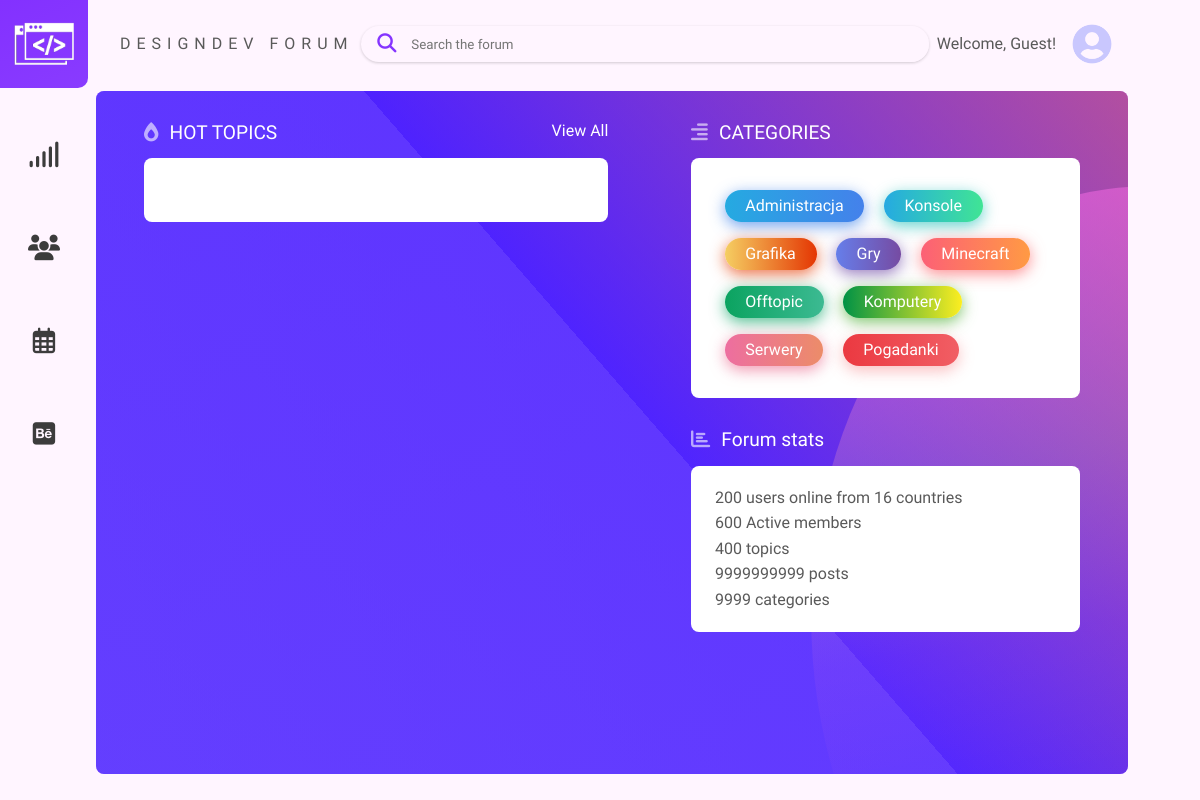
/, run on an earlier commit of the app's database.
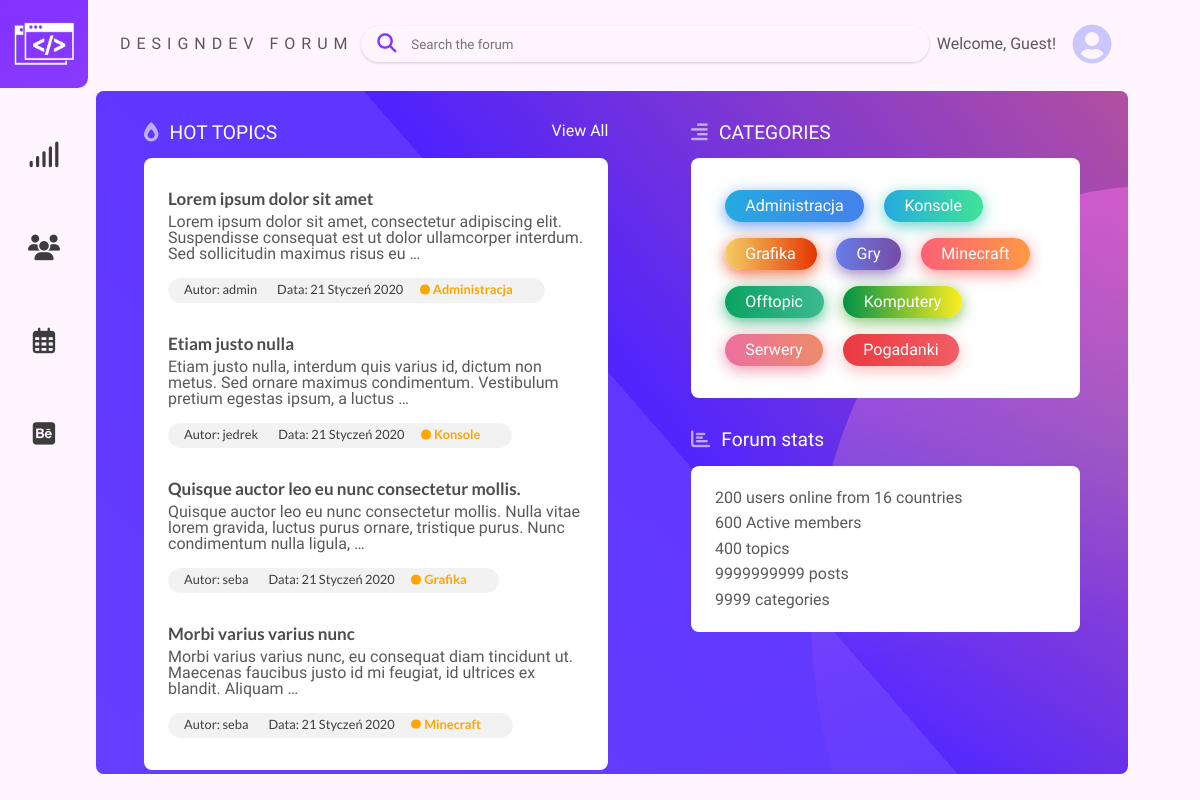
And on a later commit of the database.
### forum/models.py (models this page shows, shortened)
class Categories(models.Model):
    title = models.CharField(max_length=100)
    def __str__(self):
        return self.title

class Topic(models.Model):
    title = models.CharField(max_length=100)
    date_posted = models.DateTimeField(default=timezone.now)
    author = models.ForeignKey(User, on_delete=models.CASCADE)
    category = models.ForeignKey(Categories, on_delete=models.CASCADE)
    content = models.TextField(default="")

### forum/views.py (the view)
# urls.py: path('', CatAndTopicListView.as_view(), name='forum-home'),
class CatAndTopicListView(ListView):
    model = Categories
    template_name = 'forum/home.html'  # <app>/<model>_<viewtype>.html
    def get_context_data(self, *, object_list=None, **kwargs):
        context = super(CatAndTopicListView, self).get_context_data(**kwargs)
        context['categories_obj'] = Categories.objects.all()
        context['topic_obj'] = Topic.objects.all()
        return context

### forum/templates/forum/home.html
{% extends 'forum/base.html' %}
{% block content %}
<section class="section__main__content">
<div class="hot-topics">
    <header class="hot-topics__header">
        <i class="fas fa-burn"></i>
        <h1>HOT TOPICS</h1>
        <a href="#" class="hot-topics__header__button">View All</a>
    </header>
    <ul class="hot-topics__list">
        {% for post in topic_obj %}
        <li class="hot-topics__topic">
            <h2 class="hot-topics__topic__header"><a href="{% url 'topic-detail' post.id %}">{{ post.title }}</a></h2>
            <p class="hot-topics__topic__desc">{{ post.content|truncatewords:20 }}</p>
            <ul class="hot-topics__topic__statistics">
                <div class="hot-topics__topic__statistics__container">
                    <li>Autor: {{ post.author }}</li>
                    <li>Data: {{ post.date_posted|date:'d F Y'}}</li>
                    <li class="section-mark {{ post.category }}">{{ post.category }}</li>
                </div>
            </ul>
        </li>
        {% endfor %}
    </ul>
</div>
<div class="section__main__content__separator"></div>
<div class="section__main__content__right">
    <div class="categories">
        <header class="categories__header">
            <i class="fas fa-align-right"></i>
            <h1>CATEGORIES</h1>
        </header>
        <ul class="categories__list">
            {% for category in categories_obj %}
            <li class="categories__category"><a href="{% url 'topic-category' category.id %}">{{ category.title }}</a>
            </li>
            {% endfor %}
        </ul>
    </div>
    <div class="stats">
        <header class="stats__header">
            <i class="fas fa-chart-bar"></i>
            <h1>Forum stats</h1>
        </header>
        <ul class="stats__list">
            <li class="stats__statistic">200 users online from 16 countries</li>
            <li class="stats__statistic">600 Active members</li>
            <li class="stats__statistic">400 topics</li>
            <li class="stats__statistic">9999999999 posts</li>
            <li class="stats__statistic">9999 categories</li>
        </ul>
    </div>
</div>
<div class="section__main__background bg-group__primary"></div>
<div class="section__main__background bg-group__second"></div>
</section>
{% endblock content %}

### forum/templates/forum/base.html (shortened to what this page needs)
{% load static %}
<!DOCTYPE html>
<html lang="pl">
<head>
    <link rel="stylesheet" href="{% static 'forum/index.css' %}">
</head>
<body>
    <div class="section__container">
        <div class="section__left">
            <nav class="nav__left">
                <div class="brand-logo__container"><img src="{% static 'forum/logo.png' %}" class="brand-logo" alt=""></div>
                <ul class="nav__left__buttons">
                    <li class="nav__left__button">
                        <a href="#" class="nav__left__link"><i class="fas fa-signal"></i></a>
                    </li>
                    <li class="nav__left__button">
                        <a href="#" class="nav__left__link"><i class="fas fa-users"></i></a>
                    </li>
                    <li class="nav__left__button">
                        <a href="#" class="nav__left__link"><i class="far fa-calendar-alt"></i></a>
                    </li>
                    <li class="nav__left__button">
                        <a href="#" class="nav__left__link"><i class="fab fa-behance-square"></i></a>
                    </li>
                </ul>
            </nav>
        </div>
        <div class="section__main">
            <nav class="nav__top">
                <a href="{% url 'forum-home' %}" class="nav__top__brand-name">DESIGNDEV FORUM</a>
                <div class="nav__top__search__container">
                    <i class="fas fa-search"></i>
                    <input class="nav__top__search" type="search" placeholder="Search the forum">
                </div>
                {% if user.is_authenticated %}
                    <div class="nav__top__guest">
                        <div class="nav__top__guest__buttons">
                            <a class="nav__top__guest__button" href="{% url 'profile' %}">Profil</a>
                            <a class="nav__top__guest__button" href="{% url 'logout' %}">Wyloguj się</a>
                        </div>
                    <p>Witaj, {{ user.username }}</p>
                    <div class="nav__top__guest__image__container">
                        <img src="{{ user.profile.image.url }}" class="nav__top__guest__image" alt="user-picture">
                    </div>
                </div>
                {% else %}
                    <div class="nav__top__guest">
                        <p>Welcome, Guest!</p>
                        <div class="nav__top__guest__image__container">
                            <img src="{% static 'forum/guestpic.png' %}" class="nav__top__guest__image" alt="user-picture">
                        </div>
                    </div>
                {% endif %}
            </nav>
            {% block content %}{% endblock content %}
            <div class="section__main__separator"></div>
        </div>
        <div class="section__right">
        </div>
    </div>
</body>
</html>

What changed in the data, as far as the page shows it:
added Topic: title "Lorem ipsum dolor sit amet", content "Lorem ipsum dolor sit amet, consectetur adipiscing elit. Suspendisse consequat est ut dolor ullamcorper interdum. Sed sollicitudin maximus risus eu …", author "admin", date_posted "21 Styczeń 2020", category "Administracja"
added Topic: title "Etiam justo nulla", content "Etiam justo nulla, interdum quis varius id, dictum non metus. Sed ornare maximus condimentum. Vestibulum pretium egestas ipsum, a luctus …", author "jedrek", date_posted "21 Styczeń 2020", category "Konsole"
added Topic: title "Quisque auctor leo eu nunc consectetur mollis.", content "Quisque auctor leo eu nunc consectetur mollis. Nulla vitae lorem gravida, luctus purus ornare, tristique purus. Nunc condimentum nulla ligula, …", author "seba", date_posted "21 Styczeń 2020", category "Grafika"
added Topic: title "Morbi varius varius nunc", content "Morbi varius varius nunc, eu consequat diam tincidunt ut. Maecenas faucibus justo id mi feugiat, id ultrices ex blandit. Aliquam …", author "seba", date_posted "21 Styczeń 2020", category "Minecraft"
